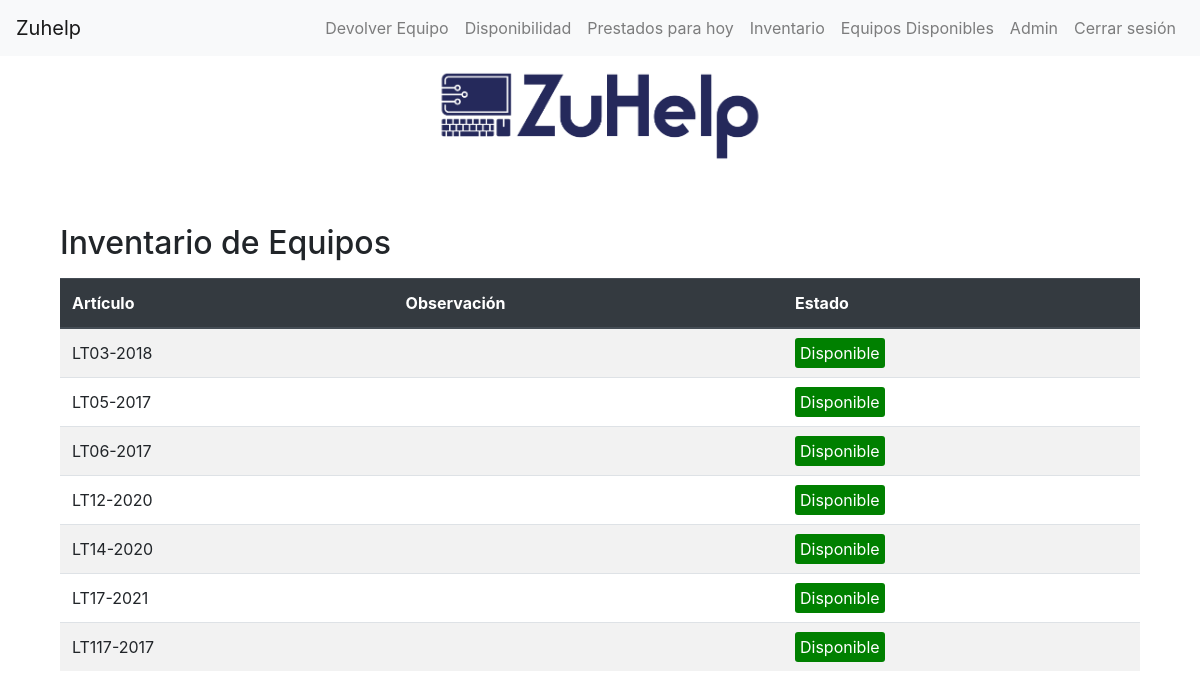
/inventario/ (signed in), run on the app's committed database.
### inventario/models.py (models this page shows, shortened)
class Articulo(models.Model):
    nombre = models.CharField(max_length=100)
    observacion = models.TextField(blank=True, null=True)
    @property
    def estado(self):
        return "Prestado" if self.prestamo_set.filter(devuelto=False).exists() else "Disponible"

### inventario/views.py (the view)
# urls.py: path('inventario/', views.inventario, name='inventario'),
@login_required
def inventario(request):
    articulos = Articulo.objects.all()
    return render(request, 'inventario/inventario.html', {'articulos': articulos})

### inventario/templates/inventario/inventario.html (shortened to what this page needs)
{% extends 'inventario/base.html' %}
{% block content %}
<div class="container mt-5">
    <h2>Inventario de Equipos</h2>
    <table class="table table-striped mt-3">
        <thead class="thead-dark">
            <tr>
                <th>Artículo</th>
                <th>Observación</th>
                <th>Estado</th>
            </tr>
        </thead>
        <tbody>
            {% for articulo in articulos %}
                <tr>
                    <td>{{ articulo.nombre }}</td>
                    <td>{{ articulo.observacion }}</td>
                    <td>
                        <span style="color: white; padding: 5px; border-radius: 3px; background-color:
                            {% if articulo.estado == 'Disponible' %}
                                green;
                            {% elif articulo.estado == 'Prestado' %}
                                red;
                            {% endif %}">
                            {{ articulo.estado }}
                        </span>
                    </td>
                </tr>
            {% endfor %}
        </tbody>
    </table>
</div>
{% endblock %}

### data on the page
Articulo: nombre "LT03-2018", estado "Disponible"
Articulo: nombre "LT05-2017", estado "Disponible"
Articulo: nombre "LT06-2017", estado "Disponible"
Articulo: nombre "LT12-2020", estado "Disponible"
Articulo: nombre "LT14-2020", estado "Disponible"
Articulo: nombre "LT17-2021", estado "Disponible"
Articulo: nombre "LT117-2017", estado "Disponible"
